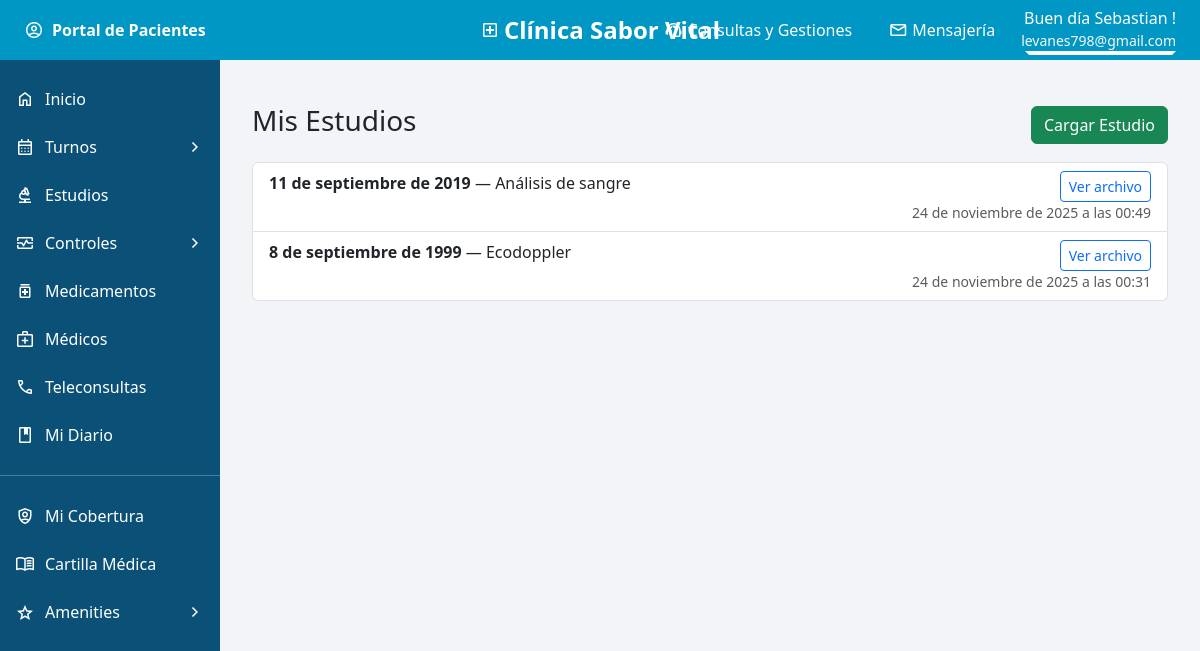
The page /pacientes/estudios/11/ (signed in) on the database its author committed.
### pacientes/models.py (models this page shows, shortened)
class Paciente(models.Model):
    perfil_usuario = models.ForeignKey(
        'usuarios.PerfilUsuario',
        on_delete=models.CASCADE,
        related_name="pacientes_asociados"
    )
    nombre = models.CharField(max_length=100)
    apellido = models.CharField(max_length=100)
    dni = models.CharField(max_length=20)
    email = models.EmailField()
    telefono = models.CharField(max_length=30)
    fecha_nacimiento = models.DateField(null=True, blank=True)
    obra_social = models.CharField(max_length=100, null=True, blank=True)

class Estudio(models.Model):
    paciente = models.ForeignKey(
        'pacientes.Paciente',
        on_delete=models.CASCADE,
        related_name='estudios'
    )
    fecha_estudio = models.DateField()
    observaciones = models.TextField(blank=True)
    archivo = models.FileField(
        upload_to='estudios/',
        blank=True,
        null=True
    )
    creado = models.DateTimeField(auto_now_add=True)
    class Meta:
        ordering = ['-fecha_estudio', '-creado']

### pacientes/views.py (the view)
# urls.py: path("estudios/<int:paciente_id>/", views.estudios, name="estudios"),
@login_required
def estudios(request, paciente_id):
    paciente = cargar_paciente(request, paciente_id)
    lista_estudios = Estudio.objects.filter(
        paciente_id=paciente_id
    ).order_by("-fecha_estudio", "-creado")
    return render(request, "pacientes/estudios.html", {
        "paciente": paciente,
        "paciente_id": paciente_id,
        "estudios": lista_estudios,
    })

### pacientes/context_processors.py (called while the page is built)
def paciente_context(request):
    paciente = None
    paciente_id = None
    try:
        perfil = request.user.perfil
        if perfil and hasattr(perfil, "pacientes"):
            paciente_id = request.session.get("paciente_id")
            if paciente_id:
                paciente = perfil.pacientes.filter(id=paciente_id).first()
    except:
        pass
    return {
        "paciente": paciente,
        "paciente_id": paciente_id,
    }

### pacientes/views.py (called while the page is built)
def cargar_paciente(request, paciente_id):
    perfil = request.user.perfil
    return perfil.pacientes.get(pk=paciente_id)

### pacientes/templates/pacientes/estudios.html (shortened to what this page needs)
{% extends "base.html" %}
{% block content %}
<div class="container py-4">
    <div class="d-flex justify-content-between align-items-center mb-3">
        <h3>Mis Estudios</h3>
        <a href="{% url 'pacientes:cargar_estudio' paciente.id %}" class="btn btn-success">
            Cargar Estudio
        </a>
    </div>
    {% if estudios %}
        <div class="list-group">
            {% for e in estudios %}
            <div class="list-group-item d-flex justify-content-between">
                <div>
                    <strong>{{ e.fecha_estudio }}</strong>
                    — {{ e.observaciones|default:"(sin observaciones)" }}
                </div>
                <div class="text-end">
                    {% if e.archivo %}
                        <a href="{{ e.archivo.url }}" class="btn btn-outline-primary btn-sm" target="_blank">
                            Ver archivo
                        </a>
                    {% endif %}
                    <small class="text-muted d-block">{{ e.creado }}</small>
                </div>
            </div>
            {% endfor %}
        </div>
    {% else %}
        <div class="alert alert-info">
            No hay estudios cargados.
        </div>
    {% endif %}
</div>
{% endblock %}

### templates/base.html (shortened to what this page needs)
{% load static %}
<!DOCTYPE html>
<html lang="es">
<head>
    <link href="https://cdn.jsdelivr.net/npm/bootstrap@5.3.2/dist/css/bootstrap.min.css" rel="stylesheet">
    <link rel="stylesheet" href="{% static 'css/layout.css' %}">
</head>
<body>
    <div class="topbar d-flex align-items-center justify-content-between px-4 text-white">
        <div class="d-flex align-items-center gap-2 fw-bold">
            <span class="material-symbols-outlined">account_circle</span>
            Portal de Pacientes
        </div>
        <div class="topbar-center position-absolute start-50 translate-middle-x">
            <a href="{% url 'usuarios:portal_paciente' paciente.id %}"
                class="d-flex align-items-center gap-1 text-white text-decoration-none">
                <span class="material-symbols-outlined">local_hospital</span>
                Clínica Sabor Vital
            </a>
        </div>
        <div class="d-flex align-items-center gap-3 ms-auto">
            <a href="{% url 'pacientes:consultas_gestiones' paciente.id %}"
               class="topbar-link d-flex align-items-center gap-1 text-white text-decoration-none">
                <span class="material-symbols-outlined">support_agent</span>
                Consultas y Gestiones
            </a>
            <a href="{% url 'pacientes:mensajeria' paciente.id %}"
               class="topbar-link d-flex align-items-center gap-1 text-white text-decoration-none">
                <span class="material-symbols-outlined">mail</span>
                Mensajería
            </a>
            <div class="dropdown">
                <div class="d-flex flex-column text-end text-white dropdown-toggle"
                     data-bs-toggle="dropdown" style="cursor:pointer;">
                    <span>Buen día {{ paciente.nombre }}!</span>
                    <small class="text-light">{{ paciente.email }}</small>
                </div>
            </div>
        </div>
    </div>
    <div class="sidebar">
        <a href="{% url 'usuarios:portal_paciente' paciente.id %}">
            <span class="material-symbols-outlined">home</span>
            <span class="text">Inicio</span>
        </a>
        <a data-bs-toggle="collapse" href="#submenuTurnos">
            <span class="material-symbols-outlined">calendar_month</span>
            <span class="text">Turnos</span>
            <span class="material-symbols-outlined">chevron_right</span>
        </a>
        <a href="{% url 'pacientes:estudios' paciente.id %}">
            <span class="material-symbols-outlined">biotech</span>
            <span class="text">Estudios</span>
        </a>
        <a data-bs-toggle="collapse" href="#submenuControles">
            <span class="material-symbols-outlined">monitor_heart</span>
            <span class="text">Controles</span>
            <span class="material-symbols-outlined">chevron_right</span>
        </a>
        <a href="{% url 'pacientes:medicamentos' paciente.id %}">
            <span class="material-symbols-outlined">medication</span>
            <span class="text">Medicamentos</span>
        </a>
        <a href="{% url 'pacientes:mis_medicos' paciente.id %}">
            <span class="material-symbols-outlined">medical_services</span>
            <span class="text">Médicos</span>
        </a>
        <a href="{% url 'pacientes:teleconsultas' paciente.id %}">
            <span class="material-symbols-outlined">call</span>
            <span class="text">Teleconsultas</span>
        </a>
        <a href="{% url 'pacientes:mi_diario' paciente.id %}">
            <span class="material-symbols-outlined">book</span>
            <span class="text">Mi Diario</span>
        </a>
        <hr class="text-white">
        <a href="#">
            <span class="material-symbols-outlined">shield_person</span>
            <span class="text">Mi Cobertura</span>
        </a>
        <a href="{% url 'pacientes:cartilla' paciente.id %}">
            <span class="material-symbols-outlined">menu_book</span>
            <span class="text">Cartilla Médica</span>
        </a>
        <a data-bs-toggle="collapse" href="#submenuAmenities">
            <span class="material-symbols-outlined">grade</span>
            <span class="text">Amenities</span>
            <span class="material-symbols-outlined">chevron_right</span>
        </a>
    </div>
    <div class="content">
        {% block content %}{% endblock %}
    </div>
</body>
</html>

### static/css/layout.css (style rules this page uses)
body { background-color: #f2f4f7; margin: 0; }
.material-symbols-outlined { font-size: 20px; color: white; }
.topbar { background-color: #0097c4; height: 60px; position: fixed; top: 0; left: 0; right: 0; z-index: 1000; }
.sidebar { background-color: #0b5177; width: 220px; position: fixed; top: 60px; bottom: 0; left: 0; overflow-y: auto; padding-top: 15px; }
.sidebar a { color: #fff; text-decoration: none; padding: 12px 15px; display: flex; align-items: center; justify-content: space-between; }
.sidebar .text { flex-grow: 1; margin-left: 10px; }
.content { margin-left: 220px; margin-top: 60px; padding: 20px; }
.topbar-center { font-size: 1.5rem; font-weight: 600; position: relative; }
.topbar-link { padding: 6px 10px; border-radius: 6px; transition: background-color 0.2s ease; }

### rows shown on the page
Paciente: nombre "Sebastian", email "levanes798@gmail.com"
Estudio: fecha_estudio "11 de septiembre de 2019", observaciones "Análisis de sangre", creado "24 de noviembre de 2025 a las 00:49"
Estudio: fecha_estudio "8 de septiembre de 1999", observaciones "Ecodoppler", creado "24 de noviembre de 2025 a las 00:31"
